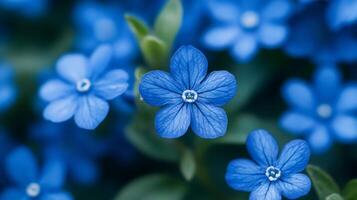
#> input picture flower-image3.jpg, 357 x 200 px
$ python main.py
#> lines starting #> are read from the running program, lines starting #| are printed output that depends on the picture
import cv2
import matplotlib.pyplot as plt
import numpy as np

def rotate_image(image, angle):
    (h, w) = image.shape[:2]
    center = (w // 2, h // 2)
    rot_matrix = cv2.getRotationMatrix2D(center, angle, 1.0)
    return cv2.warpAffine(image, rot_matrix, (w, h), flags=cv2.INTER_LINEAR)

if __name__ == "__main__":
    img = cv2.imread("../flower-image3.jpg")
#> img is the input picture: shape (200, 357, 3); mean B, G, R 132.2, 85.9, 31.1
    img_rgb = cv2.cvtColor(img, cv2.COLOR_BGR2RGB)
    img_gray = cv2.cvtColor(img, cv2.COLOR_BGR2GRAY)
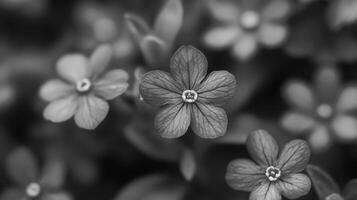
#> img_gray: shape (200, 357); min 5, max 244, mean 74.8
    cv2.imwrite("output/original_image_gray.jpg", img_gray)
    cv2.imwrite("output/original_image.jpg", cv2.cvtColor(img_rgb, cv2.COLOR_RGB2BGR))

    angles = [45, 90]

    fig, axes = plt.subplots(1, 3, figsize=(15, 5), dpi=100)
    axes[0].imshow(img_rgb)
    axes[0].set_title("Original Image", fontsize=12)
    axes[0].axis('off')
    for i, angle in enumerate(angles, start=1):
        rotated = rotate_image(img_rgb, angle)
        cv2.imwrite(f"output/rotated_{angle}.jpg", cv2.cvtColor(rotated, cv2.COLOR_RGB2BGR))
        axes[i].imshow(rotated)
        axes[i].set_title(f"Rotated {angle}°", fontsize=12)
        axes[i].axis('off')
#> this loop made 2 passes
#> pass 1, `rotated = rotate_image(img_rgb, angle)`:
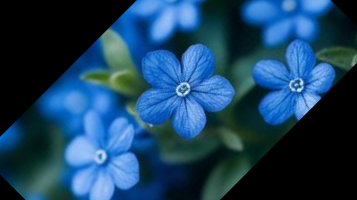
#> rotated: shape (200, 357, 3); mean R, G, B 26.8, 65.8, 95.9
#> pass 2, `rotated = rotate_image(img_rgb, angle)`:
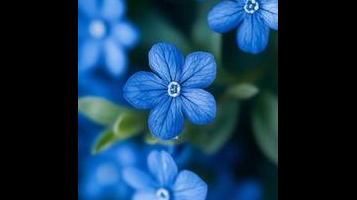
#> rotated: shape (200, 357, 3); mean R, G, B 20.5, 50.8, 75
    plt.tight_layout(pad=1.2)
    plt.show()
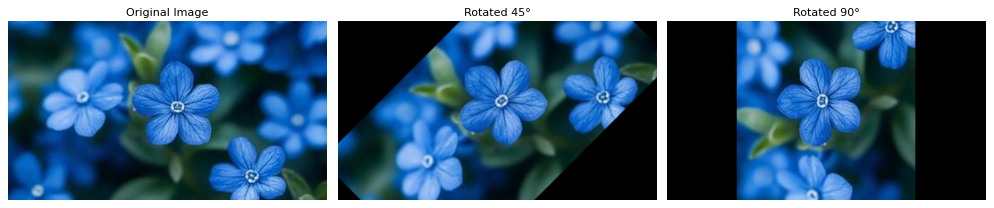
#> figure drawn by matplotlib, 3 panels

    fig, axes = plt.subplots(1, 3, figsize=(15, 5), dpi=100)
    axes[0].imshow(img_gray, cmap='gray')
    axes[0].set_title("Original Image", fontsize=12)
    axes[0].axis('off')
    for i, angle in enumerate(angles, start=1):
        rotated = rotate_image(img_gray, angle)
        cv2.imwrite(f"output/rotated_gray_{angle}.jpg", rotated)
        axes[i].imshow(rotated, cmap='gray')
        axes[i].set_title(f"Rotated {angle}°", fontsize=12)
        axes[i].axis('off')
#> this loop made 2 passes
#> rot_matrix in rotate_image on passes 1 to 2: [[0.707, 0.707, -18.58], [-0.707, 0.707, 155.2]], [[6.12e-17, 1, 78], [-1, 6.12e-17, 278]]
#> pass 1, `rotated = rotate_image(img_gray, angle)`:
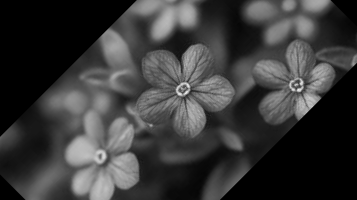
#> rotated: shape (200, 357); min 0, max 239, mean 57.5
#> pass 2, `rotated = rotate_image(img_gray, angle)`:
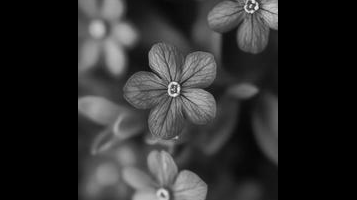
#> rotated: shape (200, 357); min 0, max 244, mean 44.5
    plt.tight_layout(pad=1.2)
    plt.show()

$ run again, with flower-image.jpg copied over flower-image3.jpg
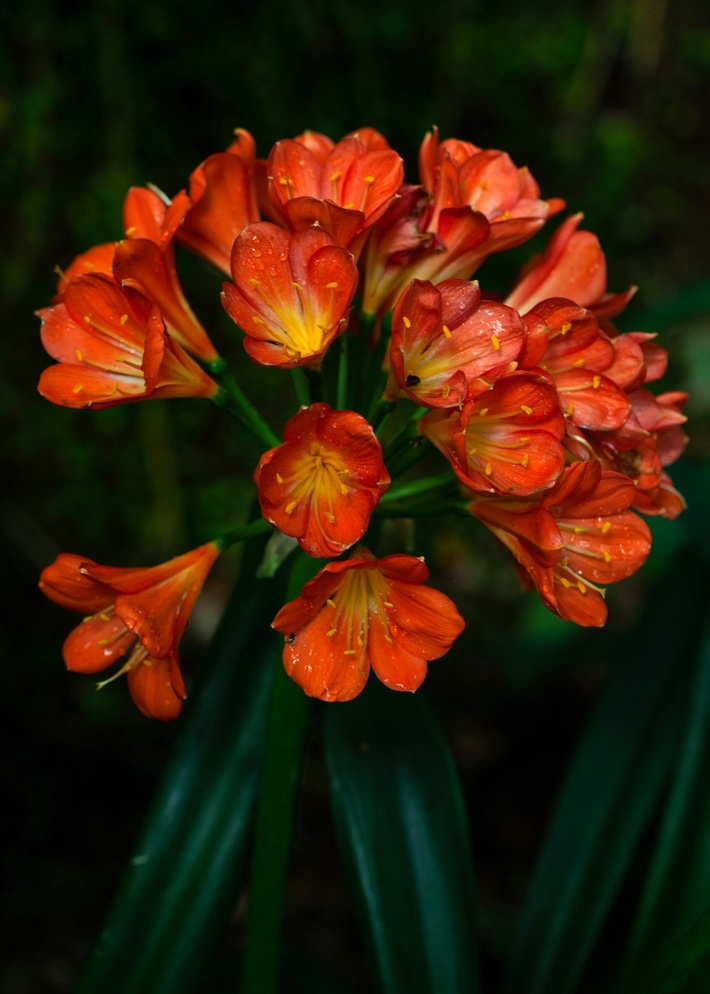
#> input picture flower-image.jpg, 710 x 994 px, shrunk from 2857 x 4000 before the run
#> img is the input picture: shape (994, 710, 3); mean B, G, R 9, 31.6, 55.3
#> the loop `for i, angle in enumerate(angles, start=1):` made 2 passes
#> rot_matrix in rotate_image on passes 1 to 2: [[0.707, 0.707, -247.5], [-0.707, 0.707, 396.6]], [[6.12e-17, 1, -142], [-1, 6.12e-17, 852]]
#> pass 1, `rotated = rotate_image(img_gray, angle)`:
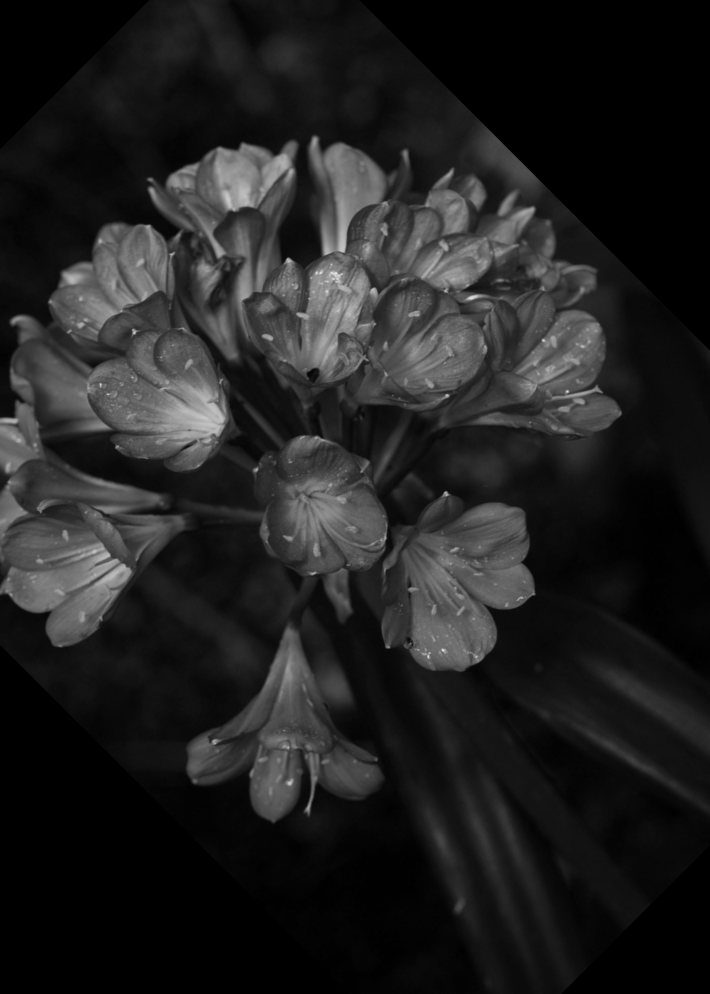
#> rotated: shape (994, 710); min 0, max 235, mean 32.9
#> pass 2, `rotated = rotate_image(img_gray, angle)`:
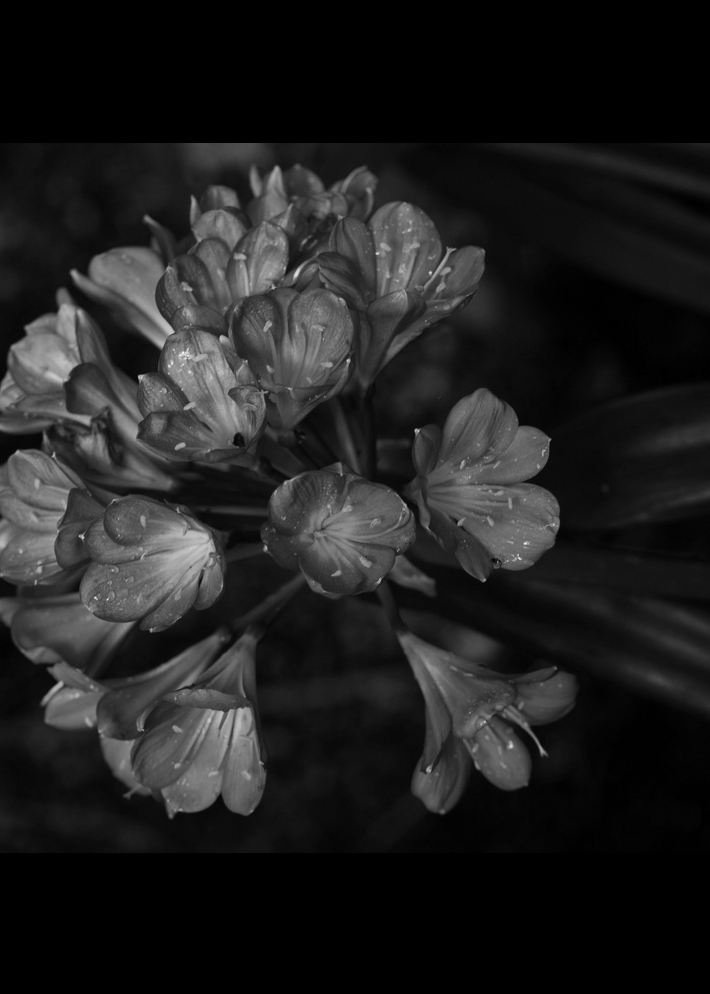
#> rotated: shape (994, 710); min 0, max 246, mean 31.7
